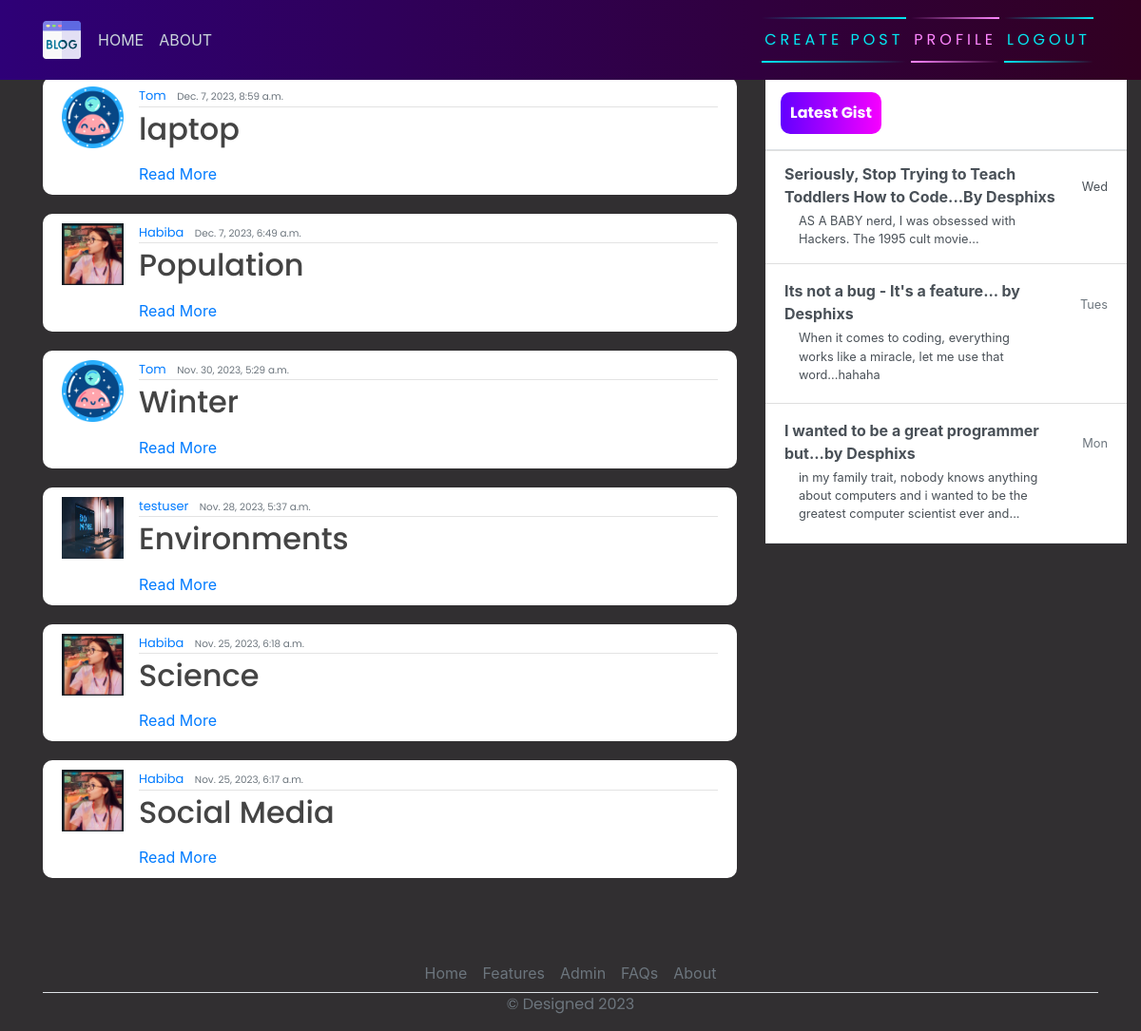
The app's page / (signed in) with its own data.
### blog/models.py (models this page shows, shortened)
class Post(models.Model):
    title = models.CharField(max_length=200)
    content = models.TextField()
    date_posted = models.DateTimeField(default=timezone.now)
    author = models.ForeignKey(User, on_delete=models.CASCADE)

### users/models.py (models this page shows, shortened)
class Profile(models.Model):
    user = models.OneToOneField(User, on_delete=models.CASCADE)
    image = models.ImageField(default='user.png', upload_to='profile_pics')

### blog/views.py (the view)
# urls.py: path('', PostListView.as_view(), name="blog-home"),
class PostListView(LoginRequiredMixin, ListView):
    model = Post
    template_name = 'blog/home.html'
    context_object_name = 'posts'
    ordering = ["-date_posted"]

### blog/templates/blog/home.html (shortened to what this page needs)
{% extends 'blog/base.html' %}
{% block content %}
    {% for posts in posts %}
        <article class="media content-section">
            <img class="rounded-cirlce article-img" src="{{ posts.author.profile.image.url }}" alt="">
            <div class="media-body">
              <div class="article-metadata">
                <a class="mr-2" href="#">{{ posts.author }}</a>
                <small class="text-muted">{{ posts.date_posted }}</small>
              </div>
              <h2><a class="article-title" href="{% url 'blog-detail' posts.id %}">{{ posts.title }}</a></h2>
              <a href="{% url 'blog-detail' posts.id %}">Read More</a>
            </div>
            <br>
          </article>
    {% endfor  %}
{% endblock content %}

### blog/templates/blog/base.html (shortened to what this page needs)
<!DOCTYPE html>
{% load static %}
<!DOCTYPE html>
<html>
<head>
    <link rel="stylesheet" href="https://maxcdn.bootstrapcdn.com/bootstrap/4.0.0/css/bootstrap.min.css"
>
    <link rel="stylesheet" href="{% static 'blog/main.css' %}">
</head>
<body>
    <header class="site-header">
      <nav class="navbar navbar-expand-md navbar-dark bg-steel fixed-top">
        <div class="container">
          <div class="collapse navbar-collapse" id="navbarToggle">
                <div class="navbar-nav mr-auto">
                    {% if user.is_authenticated %}
                        <a class="nav-item nav-link" href="{% url 'blog-home' %}">HOME</a>
                        <a class="nav-item nav-link" href="{% url 'blog-about' %}">ABOUT</a>
                </div>
                <div class="navbar-nav">
                    <a href="{% url 'blog-new' %}" id="auth-links">
                        <span></span>
                        <span></span>
                        Create Post
                    </a>
                        <a href="{% url 'profile' %}" id="auth-links">
                        <span></span>
                        <span></span>
                        Profile
                    </a>
                        <a href="{% url 'logout' %}" id="auth-links">
                        <span></span>
                        <span></span>
                        Logout
                    </a>
                        {% endif %}
                </div>
            </div>
        </div>
      </nav>
    </header>
    <main role="main" class="container">
      <div class="row">
          <div class="col-md-8">
          </div>
        <div class="col-md-8">
           {% block content %}{% endblock %}
        </div>
        <div class="col-md-4">
          <div class="content-sectionw">
            <div class="d-flex flex-column align-items-stretch flex-shrink-0 bg-white" style="width: 380px;"
                    style="padding-top: 120px;">
                    <a id="list-group" style="text-decoration: none;" href=""
                    class="d-flex align-items-center flex-shrink-0 p-3 link-dark text-decoration-none border-bottom">
                  <span class="fs-5 fw-semibold" id="gist-btn">Latest Gist</span>
                </a>
                <div class="list-group list-group-flush border-bottom scrollarea">
                  <a href="#" class="list-group-item list-group-item-action  lh-tight" aria-current="true">
                    <div class="d-flex w-100 align-items-center justify-content-between">
                      <strong class="mb-1">Seriously, Stop Trying to Teach Toddlers How to Code...By Desphixs
                    </strong>
                      <small>Wed</small>
                    </div>
                    <div class="col-10 mb-1 small">AS A BABY nerd, I was obsessed with Hackers. The 1995
                        cult movie...
                    </div>
                  </a>
                  <a href="#" class="list-group-item list-group-item-action py-3 lh-tight">
                    <div class="d-flex w-100 align-items-center justify-content-between">
                      <strong class="mb-1">Its not a bug - It's a feature... by Desphixs</strong>
                      <small class="text-muted">Tues</small>
                    </div>
                    <div class="col-10 mb-1 small">When it comes to coding, everything works like a miracle,
                        let me use that word...hahaha
                    </div>
                  </a>
                  <a href="#" class="list-group-item list-group-item-action py-3 lh-tight">
                    <div class="d-flex w-100 align-items-center justify-content-between">
                      <strong class="mb-1">I wanted to be a great programmer but...by Desphixs</strong>
                      <small class="text-muted">Mon</small>
                    </div>
                    <div class="col-10 mb-1 small">in my family trait, nobody knows anything about computers
                        and i wanted to be the greatest computer scientist ever and...
                    </div>
                  </a>
                </div>
              </div>
          </div>
        </div>
      </div>
        <footer class="" >
          <ul class="nav justify-content-center border-bottom"  style="margin-top: 60px;">
            <li class="nav-item"><a href="#" class="nav-link px-2 text-muted">Home</a></li>
            <li class="nav-item"><a href="#" class="nav-link px-2 text-muted">Features</a></li>
            <li class="nav-item"><a href="admin/" class="nav-link px-2 text-muted">Admin</a></li>
            <li class="nav-item"><a href="#" class="nav-link px-2 text-muted">FAQs</a></li>
            <li class="nav-item"><a href="#" class="nav-link px-2 text-muted">About</a></li>
          </ul>
          <p class="text-center text-muted">&copy; Designed 2023</p>
        </footer>
    </main>
</body>
</html>

### blog/static/blog/main.css (style rules this page uses)
body { background-color: hsl(300, 2%, 19%); margin-top: 5rem; background-size: contain; background-repeat: no-repeat; }
h1, h2, h3, h4, h5, h6, p { color: hsl(330, 1%, 28%); ; font-family: 'Poppins', sans-serif; }
ul { margin: 0; }
.bg-steel { background: linear-gradient(270deg, rgb(49, 0, 33) 0%, rgb(46, 0, 119) 100%); }
.site-header .navbar-nav .nav-link { color: #cbd5db; }
.content-section { background: #ffffff; padding: 10px 20px; border-radius: 10px; margin-bottom: 20px; }
.article-title { color: #444444; }
.article-img { height: 65px; width: 65px; margin-right: 16px; }
.article-metadata { font-family: 'Poppins', sans-serif; padding-bottom: 1px; margin-bottom: 4px; font-size: 13px; border-bottom: 1px solid #e3e3e3 }
svg { width: 50px; height: 50px; }
#auth-links { font-family: 'Poppins', sans-serif; position: relative; display: inline-block; padding: 12px 3px; margin: 10px 0; color: #03e9f4; text-decoration: none; text-transform: uppercase; transition: 0.5s; letter-spacing: 4px; overflow: hidden; margin-right: 5px; }
#auth-links:nth-child(2) { filter: hue-rotate(110deg); }
#auth-links span { position: absolute; display: block; }
#auth-links span:nth-child(1) { top: 0; left: 0; width: 100%; height: 2px; background: linear-gradient(90deg,transparent,#03e9f4); animation: animate1 1s linear infinite; }
#auth-links span:nth-child(3) { bottom: 0; right: 0; width: 100%; height: 2px; background: linear-gradient(270deg,transparent,#03e9f4); animation: animate3 1s linear infinite; animation-delay: 0.50s; }
#gist-btn { color: black; background: linear-gradient(270deg, rgb(247, 0, 255) 0%, rgb(98, 0, 255) 100%); padding: 10px; color: white; font-family: 'Poppins', sans-serif; font-weight: bold; border-radius: 10px; }

### records on screen
Post: author.profile.image (placeholder picture), author "Tom", date_posted "Dec. 7, 2023, 8:59 a.m.", title "laptop"
Post: author.profile.image (picture), author "Habiba", date_posted "Dec. 7, 2023, 6:49 a.m.", title "Population"
Post: author.profile.image (placeholder picture), author "Tom", date_posted "Nov. 30, 2023, 5:29 a.m.", title "Winter"
Post: author.profile.image (picture), author "testuser", date_posted "Nov. 28, 2023, 5:37 a.m.", title "Environments"
Post: author.profile.image (picture), author "Habiba", date_posted "Nov. 25, 2023, 6:18 a.m.", title "Science"
Post: author.profile.image (picture), author "Habiba", date_posted "Nov. 25, 2023, 6:17 a.m.", title "Social Media"
